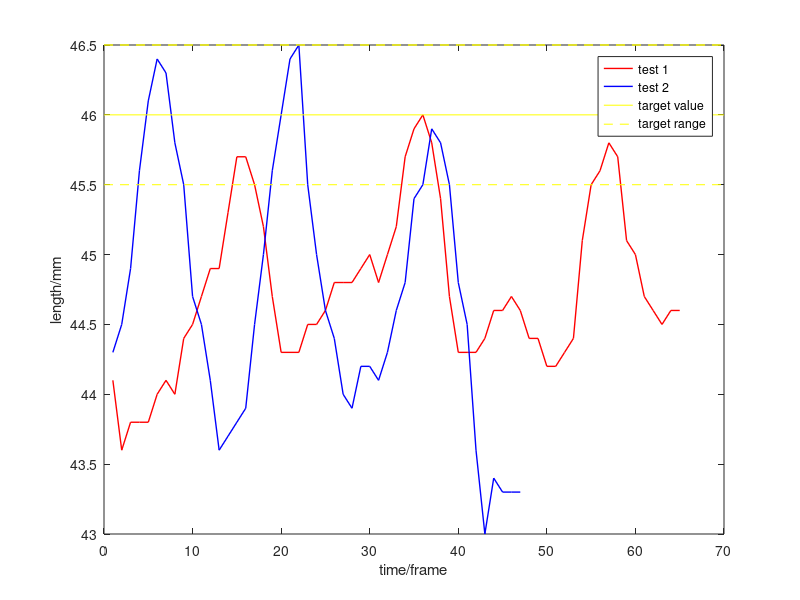
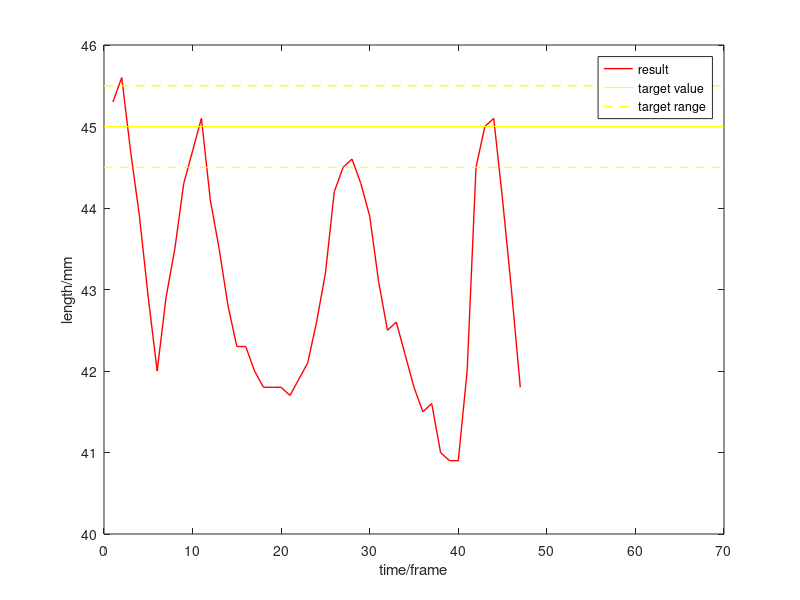

Write the MATLAB code that produced these figures, in order.
%result plot
l_slow_44_46=[44.1,43.6,43.8,43.8,43.8,44.0,44.1,44.0,44.4,44.5,44.7,44.9,44.9,45.3,45.7,45.7,45.5,45.2,44.7,44.3,44.3,44.3,44.5,44.5,44.6,44.8,44.8,44.8,44.9,45.0,44.8,45.0,45.2,45.7,45.9,46.0,45.8,45.4,44.7,44.3,44.3,44.3,44.4,44.6,44.6,44.7,44.6,44.4,44.4,44.2,44.2,44.3,44.4,45.1,45.5,45.6,45.8,45.7,45.1,45.0,44.7,44.6,44.5,44.6,44.6];
l_slow_44_46_2=[44.3,44.5,44.9,45.6,46.1,46.4,46.3,45.8,45.5,44.7,44.5,44.1,43.6,43.7,43.8,43.9,44.5,45.0,45.6,46.0,46.4,46.5,45.5,45.0,44.6,44.4,44.0,43.9,44.2,44.2,44.1,44.3,44.6,44.8,45.4,45.5,45.9,45.8,45.5,44.8,44.5,43.6,43.0,43.4,43.3,43.3,43.3];
t=linspace(1,66,1);
y=[46.0,46.0];
y_l=[45.5,45.5];
y_h=[46.5,46.5];
figure(1)

plot(l_slow_44_46,'r','linewidth',1);
hold on;
plot(l_slow_44_46_2,'b','linewidth',1);
hold on;
plot([0,70],y,'y',[0,70],y_l,'y--',[0,70],y_h,'y--','linewidth',1);

xlabel('time/frame');ylabel('length/mm')
legend('test 1','test 2','target value','target range');

l_fast_42_45=[45.3,45.6,44.7,43.9,42.9,42.0,42.9,43.5,44.3,44.7,45.1,44.1,43.5,42.8,42.3,42.3,42.0,41.8,41.8,41.8,41.7,41.9,42.1,42.6,43.2,44.2,44.5,44.6,44.3,43.9,43.1,42.5,42.6,42.2,41.8,41.5,41.6,41.0,40.9,40.9,42.0,44.5,45.0,45.1,44.1,43.0,41.8];
figure(2)
plot(l_fast_42_45,'r','linewidth',1);
hold on;
y=[45.0,45.0];
y_h=[45.5,45.5];
y_l=[44.5,44.5];
plot([0,70],y,'y',[0,70],y_l,'y--',[0,70],y_h,'y--','linewidth',1);
xlabel('time/frame');ylabel('length/mm')
legend('result','target value','target range');